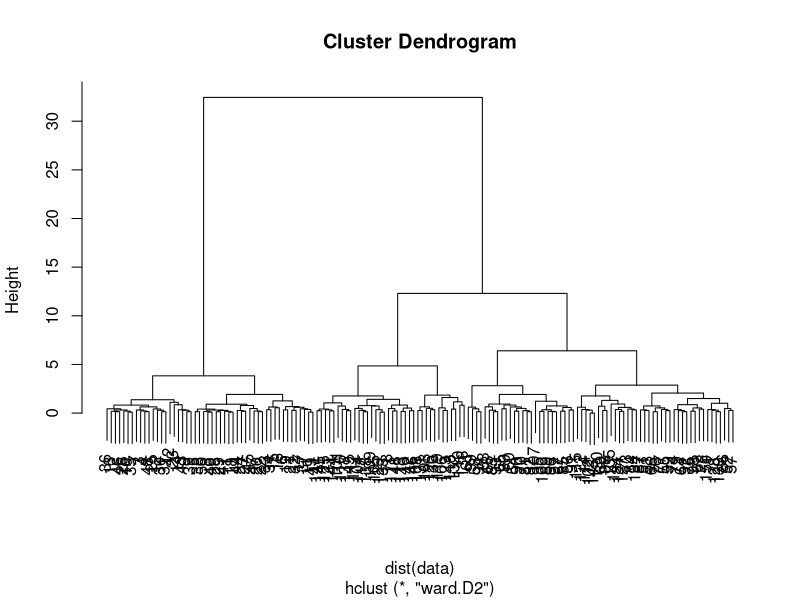
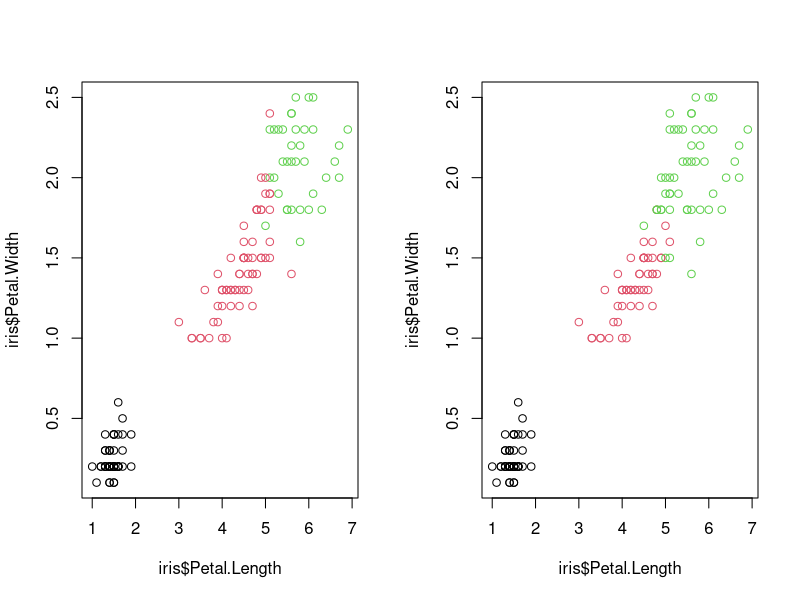

These figures' R source, in order:
## iris 階層式分群

data(iris)
View(iris)
label <- iris[,5]
data  <- iris[,-5]
?hclust
fit <- hclust(dist(data), method = "ward.D2")
plot(fit)
cluster <- cutree(fit, 3)
cluster

par(mfrow=c(1,2))
plot(iris$Petal.Length, iris$Petal.Width, col = cluster)
plot(iris$Petal.Length, iris$Petal.Width, col = label)
